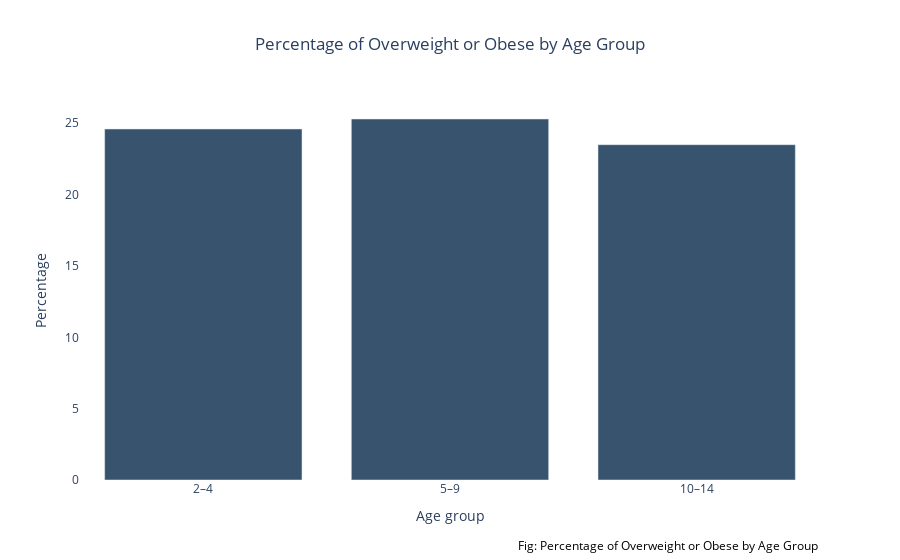

Notebook cell for this chart:
### Markdown cell above
#### Without animation

### Code cell
# Read the CSV file into a pandas DataFrame
df = pd.read_csv("Overweight_obese.csv")

# Create a bar plot using Plotly
fig = go.Figure()

# Add a bar trace
fig.add_trace(go.Bar(
    x=df['Age group'],
    y=df['Overweight or obese'],
    marker_color='rgb(55, 83, 109)',
))

# Update layout
fig.update_layout(
    title='Percentage of Overweight or Obese by Age Group',
    xaxis=dict(title='Age group'),
    yaxis=dict(title='Percentage'),
    plot_bgcolor='rgba(0,0,0,0)',
    title_x=0.5 
)

fig.add_annotation(
    text="Fig: Percentage of Overweight or Obese by Age Group",
    align='right',
    showarrow=False,
    xref='paper',
    yref='paper',
    x=1,
    y=-0.2,
    font=dict(size=12, color="black"))


# Show the plot
fig.show()

### Figure 1 — Plotly figure (JSON) as saved in the notebook; plotly's stock layout.template omitted (floating-point values rounded to 4 significant figures)
{"data": [{"marker": {"color": "rgb(55, 83, 109)"}, "type": "bar", "x": ["2–4", "5–9", "10–14"], "y": [24.6, 25.3, 23.5]}], "layout": {"annotations": [{"align": "right", "font": {"color": "black", "size": 12}, "showarrow": false, "text": "Fig: Percentage of Overweight or Obese by Age Group", "x": 1, "xref": "paper", "y": -0.2, "yref": "paper"}], "plot_bgcolor": "rgba(0,0,0,0)", "title": {"text": "Percentage of Overweight or Obese by Age Group", "x": 0.5}, "xaxis": {"title": {"text": "Age group"}}, "yaxis": {"title": {"text": "Percentage"}}}}
